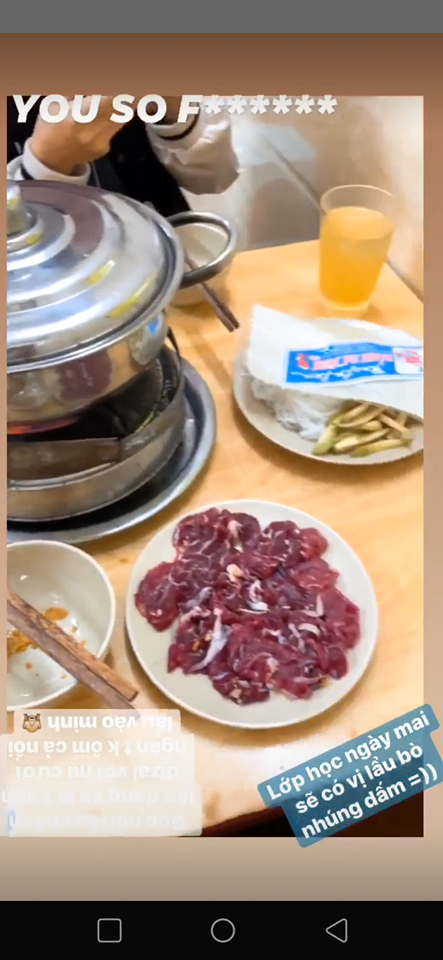
#> input picture tren lop/test.png, 443 x 960 px, found by its file name
$ python 'lay vat the.py'
#> lines starting #> are read from the running program, lines starting #| are printed output that depends on the picture; pictures that were not available may be replaced by others from this repository, and a replacement may not be noted
import cv2
import numpy as np
img = cv2.imread("C:\\Users\\tiem.nv164039\\PycharmProjects\\XuLiAnh\\img\\test.png", 0);
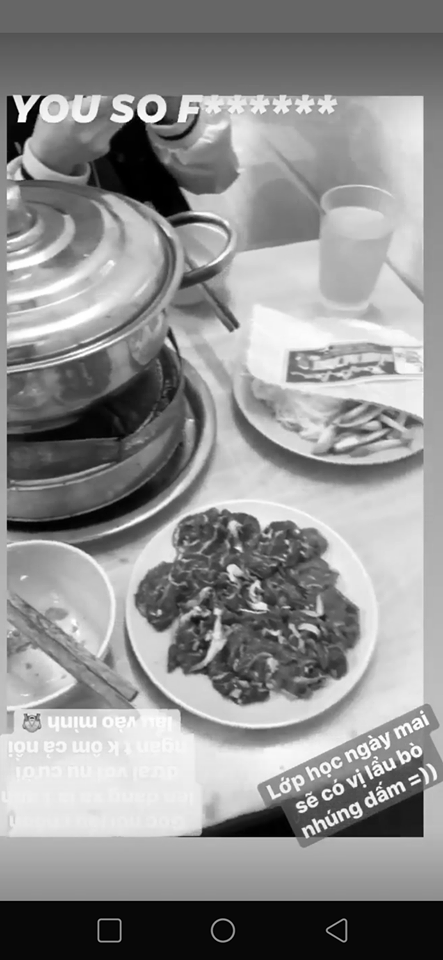
#> img: shape (960, 443); min 0, max 255, mean 143.5
img1 = cv2.imread("C:\\Users\\tiem.nv164039\\PycharmProjects\\XuLiAnh\\img\\test1.png", 0);
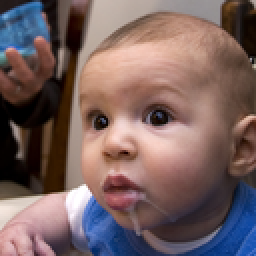
#> input picture btl_XLA/web_base/assets/images/00944.png, 128 x 128 px, given in place of test1.png, which was not available (shown 2 times larger)
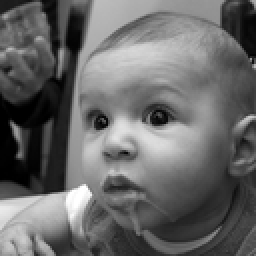
#> img1: shape (128, 128) (shown 2 times larger); min 0, max 255, mean 103.9
'''
I1  = 255 - img

I2 =  255 - img1
I3 = I1+I2
# a = I1 - I2 # co ca am duong

a= cv2.subtract(I1,I2) # chi giu lai duong

for  i in range(a.shape[0]):
    for j in range(a.shape[1]):
        if a[i][j] ==-255 :
            print(i,j)
a = np.uint8(a)
#cv2.imshow('a1',a);
I5 = I3 -a
I6 = I1-I5
I7  = I2 - I5
'''
#cv2.imshow('anh1',img);
#cv2.imshow('anh2',img1);
# convert to int hoac dung cach khac

#> (the run stopped early here; a loop or call above may not have finished)
